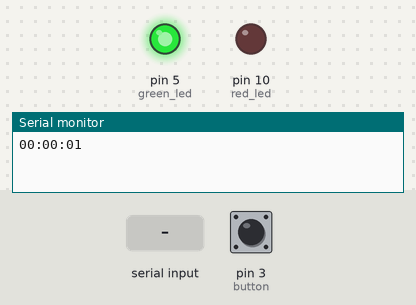
Simulated run of this sketch. Board: Arduino Uno, built with avr-gcc and run on an emulated ATmega328P. Shown: output pins drawn as LEDs (lit = HIGH), the last lines printed to the serial monitor. Dashed ring = blinking. The test bench sets the inputs (shaded band); at power-on: pin 3 (button) HIGH. Sleep ends after the set time or at an interrupt.

Above: at 1.2 s.
1.3 s: "90,45\n" received over Serial
At 2.3 s:
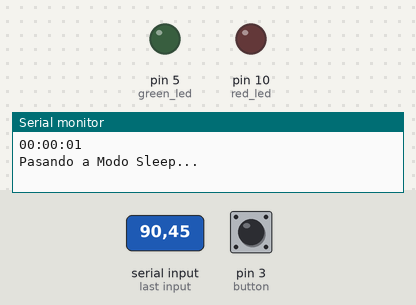
2.8 s: pin 3 (button) pulled LOW for 0.15 s
At 4.8 s:
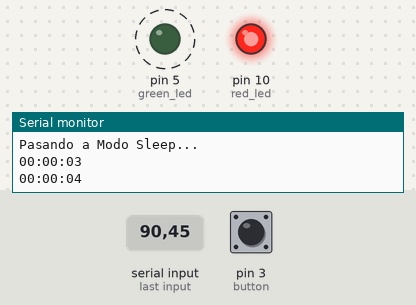
5.9 s: "90\n" received over Serial
At 7.0 s:
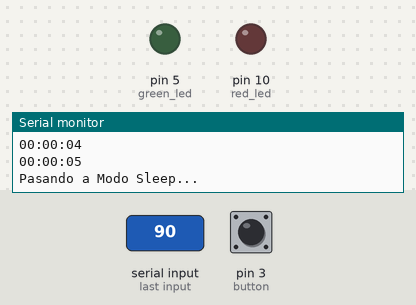
7.4 s: pin 3 (button) pulled LOW for 1 s
At 8.5 s:
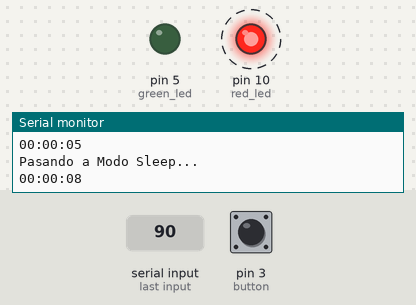
Timing chart, 0 to 12.4 s (numbered marks = the images above; inputs shaded):
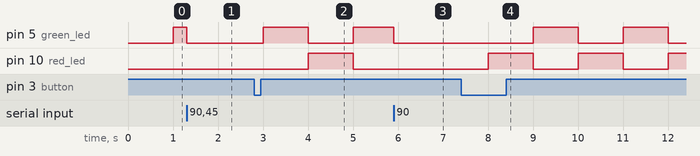

The sketch:

p2.ino
```cpp
#include <MsTimer2.h>
#include <avr/sleep.h>
#include <avr/interrupt.h>

#define debounce_ms 50

const int red_led = 10;
const int green_led = 5;
const int button = 3;

typedef struct _reloj{
  // Con 8 bits sin signo nos llegan
  uint_fast8_t h = 0;
  uint_fast8_t min = 0;
  uint_fast8_t sec = 0;
} reloj;

// Se va a acceder en ISR
volatile reloj r1;
volatile bool power_on = true;
volatile bool led_status = true;

long hora_recibida;
int hora_recibida_h;
int hora_recibida_min;
int hora_recibida_sec;

void set_time(volatile reloj *r, int h, int min, int sec){

  if(h>23 || min>59 || sec>59){
    go_to_sleep();
    return;
  }

  r->h    = (uint_fast8_t) h;
  r->min  = (uint_fast8_t) min;
  r->sec  = (uint_fast8_t) sec;
}

void sumar_uno(){
  // Incrementar segundos
  (r1.sec)++;

  if(r1.sec>59){
    r1.sec = 0;
    // Incrementar minutos
    (r1.min)++;

    if(r1.min>59){
      r1.min = 0;
      // Incrementar horas
      (r1.h)++;

      if(r1.h>23){
        // Reset de horas
        r1.h = 0;
      }
    }
  }

  if(power_on){
    if(r1.h<10){Serial.print(0);} Serial.print(r1.h);Serial.print(":");
    if(r1.min<10){Serial.print(0);} Serial.print(r1.min);Serial.print(":");
    if(r1.sec<10){Serial.print(0);} Serial.println(r1.sec);
    //Serial.print("Estado: "); Serial.println(power_on);
    if(led_status){
      ledWrite(HIGH, LOW);
    }else{
      ledWrite(LOW, HIGH);
    }
  }
  // Actualizamos la posición de los leds
  led_status = !led_status;
}

void pin3_interrupt(){
  if(!power_on){
    sleep_disable();
    // Desactivamos la interruptión
    detachInterrupt(digitalPinToInterrupt(button));
    //Serial.print("Interrupt detached! Status:"); Serial.println(power_on);
    Serial.flush();
    power_on = true;
  }
}

void _sleepNow(){
  power_on = false;
  sleep_enable();
  sleep_mode(); // entra en sleep
}

void go_to_sleep(){
  sleep_enable();
  // Activamos la interrupción para despertar
  attachInterrupt(digitalPinToInterrupt(button), pin3_interrupt, HIGH);

  /*SAFE ZONE*/

    ledWrite(LOW, LOW);

    //Serial.println("Interrupt attached");
    Serial.println("Pasando a Modo Sleep...");
    Serial.flush();

  /*END SAFE ZONE*/

  set_sleep_mode(SLEEP_MODE_EXT_STANDBY);
  cli();
  sleep_bod_disable();
  sei();

  power_on = false;

  while(!power_on){
    _sleepNow();
  }

  sleep_disable();

  // Limpiamos el buffer por si nos han mandado basura
  while(Serial.peek() != -1){
      Serial.read();
    }
}

/**************************** PIN READ & LED ****************************/
int debounce_digitalRead(int pin){
  int prev = digitalRead(pin);

  //delay(debounce_ms + random(-10,10));
  delay(debounce_ms);

  return (prev == digitalRead(pin)) ? prev : debounce_digitalRead(pin);
}

void ledWrite(int _green_led_value, int _red_led_value){
  digitalWrite(green_led, _green_led_value);
  digitalWrite(red_led, _red_led_value);
}
/************************************************************************/

void setup(){
  // PinMode Set
  pinMode(red_led, OUTPUT);
  pinMode(green_led, OUTPUT);
  pinMode(button, INPUT_PULLUP);

  // Enable serial interface
  Serial.begin(115200);

  MsTimer2::set(1000, sumar_uno);
  MsTimer2::start();
}

void loop(){

  if(Serial.available()){
    hora_recibida = Serial.parseInt(SKIP_ALL, ':');

    // Limpiamos la basura que quede después
    while(Serial.peek() != -1){
      Serial.read();
    }

    if(hora_recibida >= 0){
      hora_recibida_sec = hora_recibida % 100;
      hora_recibida_min = hora_recibida % (100*100) / 100;
      hora_recibida_h   = hora_recibida / (100*100);

      //Serial.print("Hora recibida: "); Serial.println(hora_recibida);
      //Serial.print("Estado: "); Serial.println(power_on);
      set_time(&r1, hora_recibida_h, hora_recibida_min, hora_recibida_sec);
    }
  }

}
```

Measured:
- after the input at 1.3 s, pin 5 (green_led): HIGH → LOW after 0.00 s instead of 0.70 s; pin 10 (red_led): stays LOW (without the input it goes to HIGH after 0.70 s)
- after the input at 2.8 s, pin 5 (green_led): LOW → HIGH after 0.20 s, → LOW 1.0 s later, → HIGH 1.0 s later; pin 10 (red_led): LOW → HIGH after 1.2 s, → LOW 1.0 s later
- after the input at 5.9 s, pin 10 (red_led): stays LOW (without the input it goes to HIGH after 0.10 s)
- after the input at 7.4 s, pin 5 (green_led): alternates HIGH for 1.0 s and LOW for 1.0 s, starting after 1.6 s; pin 10 (red_led): alternates HIGH for 1.0 s and LOW for 1.0 s, starting after 0.60 s
